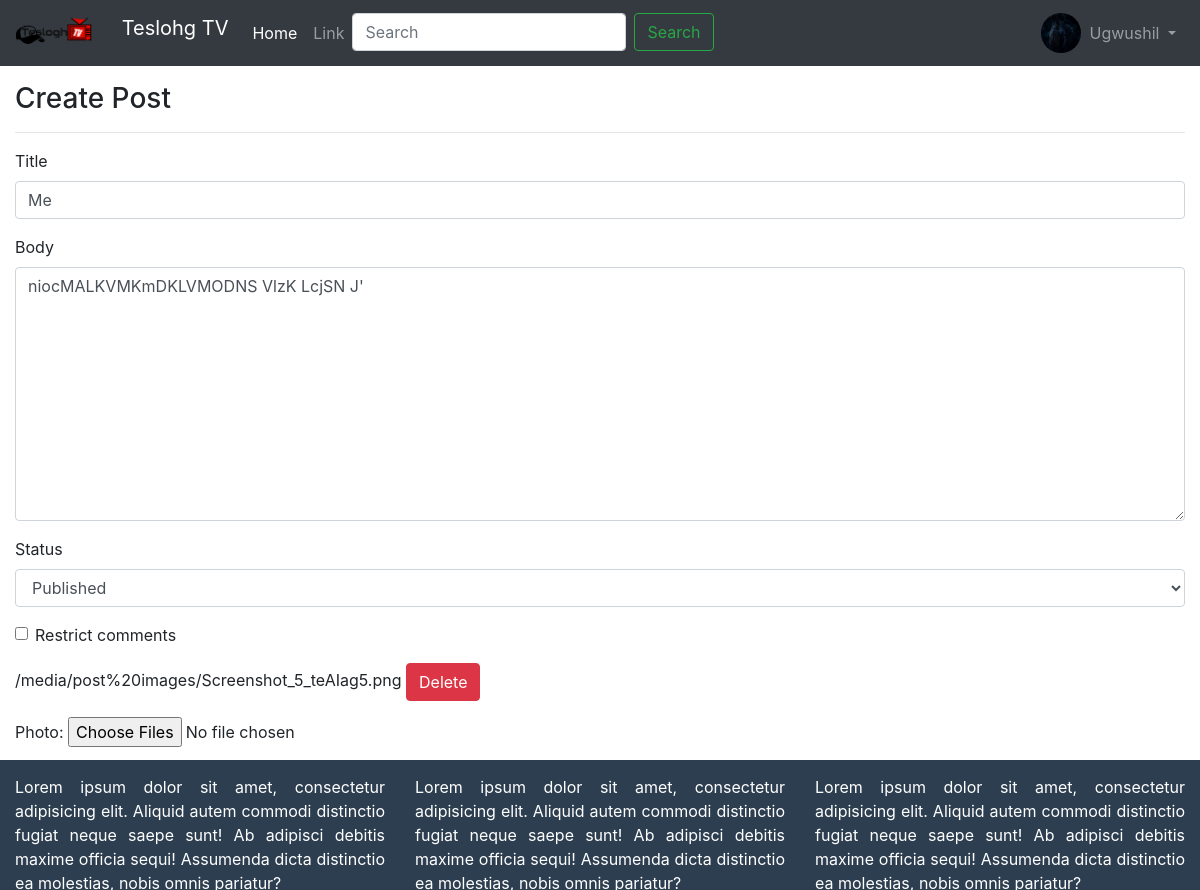
The page /18/ (signed in) on the database its author committed.
### blog/models.py (models this page shows, shortened)
class Profile(models.Model):
    user = models.OneToOneField(User, on_delete=models.CASCADE)
    dob = models.DateField(null=True, blank=True)
    photo = models.ImageField(null=True, blank=True, upload_to='profile photos/')

class Post(models.Model):
    STATUS_CHOICES = (
        ('draft', 'Draft'),
        ('published', 'Published'),
    )
    objects = models.Manager()
    published = PublishedManager()
    title = models.CharField(max_length=100)
    slug = models.SlugField(max_length=120)
    author = models.ForeignKey(User, related_name='blog_posts', on_delete=models.CASCADE)
    body = models.TextField()
    likes = models.ManyToManyField(User, related_name='likes', blank=True)
    created = models.DateTimeField(auto_now_add=True, auto_now=False)
    updated = models.DateTimeField(auto_now=True, auto_now_add=False)
    status = models.CharField(max_length=10, choices=STATUS_CHOICES, default='Draft')
    restrict_comments = models.BooleanField(default=False)
    favourite = models.ManyToManyField(User, related_name='favourites', blank=True)
    class Meta:
        ordering = ['-created']

class PostImage(models.Model):
    post = models.ForeignKey(Post, default=None, on_delete=models.CASCADE)
    image = models.FileField(upload_to='post images/', blank=True, null=True, validators=[validate_file_type])

### blog/views.py (the view)
# urls.py: path('<int:pk>/', edit_post, name='edit'),
def edit_post(request, pk):
    post = get_object_or_404(Post, pk=pk)
    if post.author != request.user:
        raise Http404()
    photo = PostImage.objects.filter(post=post)
    if request.method == "POST":
        form = PostEditForm(request.POST or None, instance=post)
        image_form = PostImageForm(request.POST, request.FILES, photo.all())
        files = request.FILES.getlist('image')
        if form.is_valid() and image_form.is_valid():
            post = form.save(commit=False)
            post.save()
            for f in files:
                file_instance = PostImage(post=post, image=f)
                file_instance.save()
            messages.success(request, f'{ post.title.capitalize() } has been successfully updated!')
            return redirect(post.get_absolute_url())
    else:
        form = PostEditForm(instance=post)
        image_form = PostImageForm(initial={'image': photo.all()})
    context = {'form': form, 'image_form': image_form, 'photo': photo}
    return render(request, 'blog/post_edit.html', context)

### blog/forms.py
class PostEditForm(forms.ModelForm):
    class Meta:
        model = Post
        fields = [
            'title',
            'body',
            'status',
            'restrict_comments',
        ]

class PostImageForm(forms.ModelForm):
    class Meta:
        model = PostImage
        fields = [
            'image'
        ]
        labels = {
            'image': 'Photo'
        }
        widgets = {
            'image': forms.ClearableFileInput(attrs={'multiple': True})
        }

### blog/templates/blog/post_edit.html (shortened to what this page needs)
{% extends 'base.html' %}
{% load bootstrap4 %}
{% block content %}
<div class="container-fluid">
    <h3>Create Post</h3>
    <hr>
    <form method="post" enctype="multipart/form-data">
        {% bootstrap_form form %}
        {% for p in photo.all %}
            <div id="like-section" class="mb-3">
                {{ p.image.url }} <a href="{% url 'post:photo_delete' p.pk %}" class="btn btn-danger">Delete</a>
            </div>
        {% empty %}
            <h4>no media Files</h4>
        {% endfor%}
        {{ image_form.as_p }}
        {% buttons %}
            <button type="submit" class="btn btn-primary">Submit</button>
        {% endbuttons %}
    </form>
</div>
{% endblock content %}

### templates/navbar.html (shortened to what this page needs)
{% load static %}
<nav class="navbar navbar-expand-lg navbar-dark bg-dark mb-3">
  <a class="navbar-brand" href="{% url 'post:list' %}">
    <img src="{% static 'teslohgtv.png' %}" width="100" height="40" class="d-inline-block align-top" alt="" loading="lazy">
    Teslohg TV
  </a>
    <div class="collapse navbar-collapse" id="navbarSupportedContent">
        <ul class="navbar-nav mr-auto">
          <li class="nav-item active">
            <a class="nav-link" href="#">Home <span class="sr-only">(current)</span></a>
          </li>
          <li class="nav-item">
            <a class="nav-link" href="#">Link</a>
          </li>
          <li class="nav-item">
            <form class="form-inline my-2 my-lg-0" action="{% url 'post:list' %}">
              <input class="form-control mr-sm-2" type="search" placeholder="Search" aria-label="Search" name="q">
              <button class="btn btn-outline-success my-2 my-sm-0" type="submit">Search</button>
            </form>
          </li>
        </ul>
        <ul class="navbar-nav">
            {% if user.is_authenticated %}
                {% if request.user.profile.photo %}
                    <img src="{{ request.user.profile.photo.url }}" alt="..." class="rounded-circle" width="40" height="40">
                {% else %}
                    <img src="https://cdn.business2community.com/wp-content/uploads/2017/08/blank-profile-picture-973460_640.png" alt="..." class="rounded-circle" width="40" height="40">
                {% endif %}
                <li class="nav-item dropdown">
                    <a class="nav-link dropdown-toggle" href="#" id="navbarDropdown" role="button" data-toggle="dropdown" aria-haspopup="true" aria-expanded="false">
                      {{ user.username|capfirst }}
                    </a>
                  </li>
            {% else %}
                <li class="nav-item">
                    <a class="nav-link" href="{% url 'post:login' %}">Login</a>
                </li>
            {% endif %}
        </ul>
    </div>
</nav>

### static/css/base.css (style rules this page uses)
html { position: relative; min-height: 100%; }
body { font-family: 'Lucida Casaul', 'Comic Sans MS'; }

### rows shown on the page
Post: title "Me", body "niocMALKVMKmDKLVMODNS VlzK LcjSN J'", status "Published"
PostImage: image "/media/post%20images/Screenshot_5_teAIag5.png"

### other values the page prints
{{ user.username|capfirst }} "Ugwushil"
